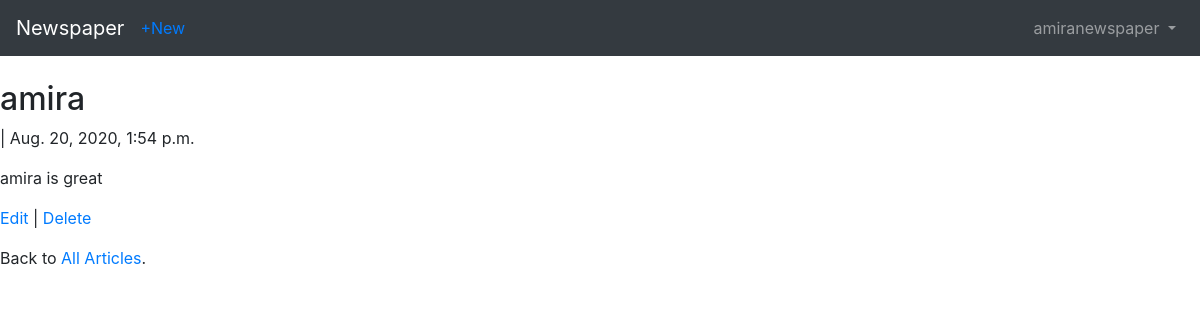
/articles/1/ (signed in), run on an earlier commit of the app's database.
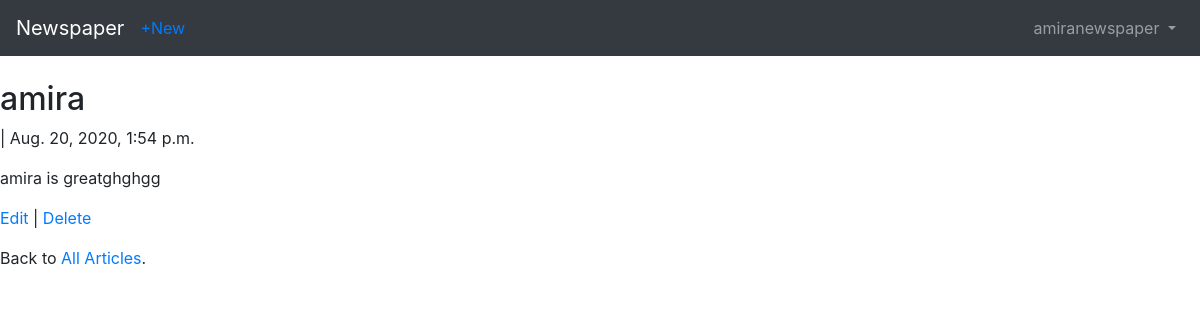
And on a later commit of the database.
### articles/models.py (models this page shows, shortened)
class Article(models.Model):
    title=models.CharField(max_length=255)
    body=models.TextField()
    date=models.DateTimeField(auto_now_add=True)
    auther=models.ForeignKey(get_user_model(), on_delete=models.CASCADE,)

### articles/views.py (the view)
# urls.py: path("<int:pk>/",ArticleDetailView.as_view(),name="article_detail"),
class ArticleDetailView(LoginRequiredMixin,DetailView):
    model=Article
    template_name="article_detail.html"
    login_url="login"

### templates/article_detail.html
{% extends 'base.html' %}
{% block content %}
    <div class="article-entry">
        <h2>{{ object.title }}</h2>
        <p>{{ object.author}} | {{ object.date }}</p>
        <p>{{ object.body }}</p>
    </div>
    <p><a href="{% url 'article_edit' article.pk %}">Edit</a> |
       <a href="{% url 'article_delete' article.pk %}">Delete</a>
    </p>
    <p>Back to <a href="{% url 'article_list' %}">All Articles</a>.</p>
{% endblock content %}

What changed in the data, as far as the page shows it:
changed Article "amira": body "amira is great" → "amira is greatghghgg"
